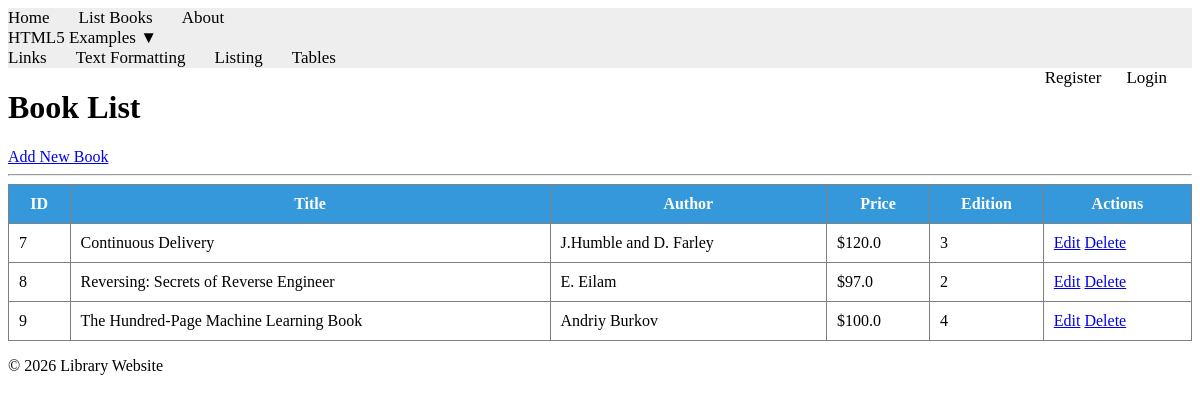
/books/lab10_part1/listbooks/, run on an earlier commit of the app's database.
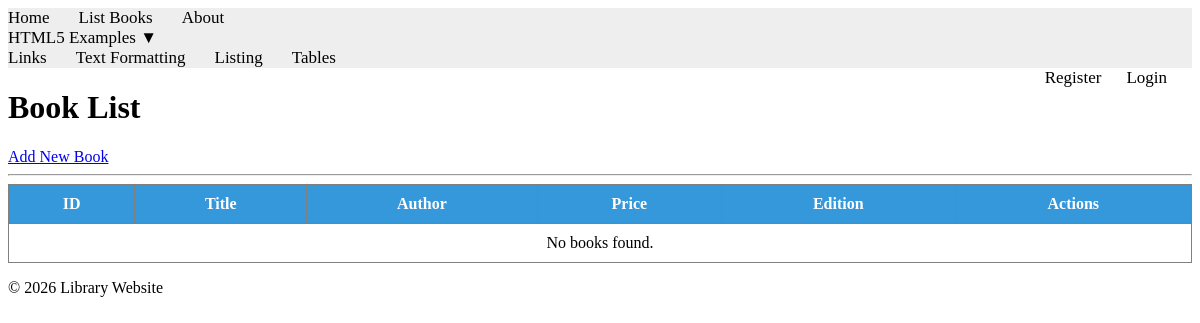
And on a later commit of the database.
### apps/bookmodule/models.py (models this page shows, shortened)
class Book(models.Model):
    title = models.CharField(max_length=50)
    author = models.CharField(max_length=50)
    price = models.FloatField(default=0.0)
    edition = models.SmallIntegerField(default=1)

### apps/bookmodule/views.py (the view)
# urls.py: path('lab10_part1/listbooks/', views.lab10_part1_listbooks, name="books.lab10_part1_listbooks"),
def lab10_part1_listbooks(request):
    books = Book.objects.all()
    return render(request, 'bookmodule/lab10_part1_listbooks.html', {'books': books})

### apps/templates/bookmodule/lab10_part1_listbooks.html (shortened to what this page needs)
{% extends "layouts/base.html" %}
{% load static %}
{% block content %}
<div class="container">
    <h1>Book List</h1>
    <a href="{% url 'books.lab10_part1_addbook' %}">Add New Book</a>
    <hr>
    <table border="1" cellpadding="10" style="width:100%; border-collapse:collapse;">
        <thead>
            <tr style="background-color:#3498db; color:white;">
                <th>ID</th>
                <th>Title</th>
                <th>Author</th>
                <th>Price</th>
                <th>Edition</th>
                <th>Actions</th>
            </tr>
        </thead>
        <tbody>
            {% for book in books %}
            <tr>
                <td>{{ book.id }}</td>
                <td>{{ book.title }}</td>
                <td>{{ book.author }}</td>
                <td>${{ book.price }}</td>
                <td>{{ book.edition }}</td>
                <td>
                    <a href="{% url 'books.lab10_part1_editbook' book.id %}">Edit</a>
                    <a href="{% url 'books.lab10_part1_deletebook' book.id %}" onclick="return confirm('Are you sure?')">Delete</a>
                </td>
            </tr>
            {% empty %}
            <tr>
                <td colspan="6" style="text-align:center;">No books found.</td>
            </tr>
            {% endfor %}
        </tbody>
    </table>
</div>
{% endblock content %}

What changed in the data, as far as the page shows it:
removed Book: id "7", title "Continuous Delivery", author "J.Humble and D. Farley", price "120.0", edition "3"
removed Book: id "8", title "Reversing: Secrets of Reverse Engineer", author "E. Eilam", price "97.0", edition "2"
removed Book: id "9", title "The Hundred-Page Machine Learning Book", author "Andriy Burkov", price "100.0", edition "4"
Also different on the page:
text now shown: "No books found."
